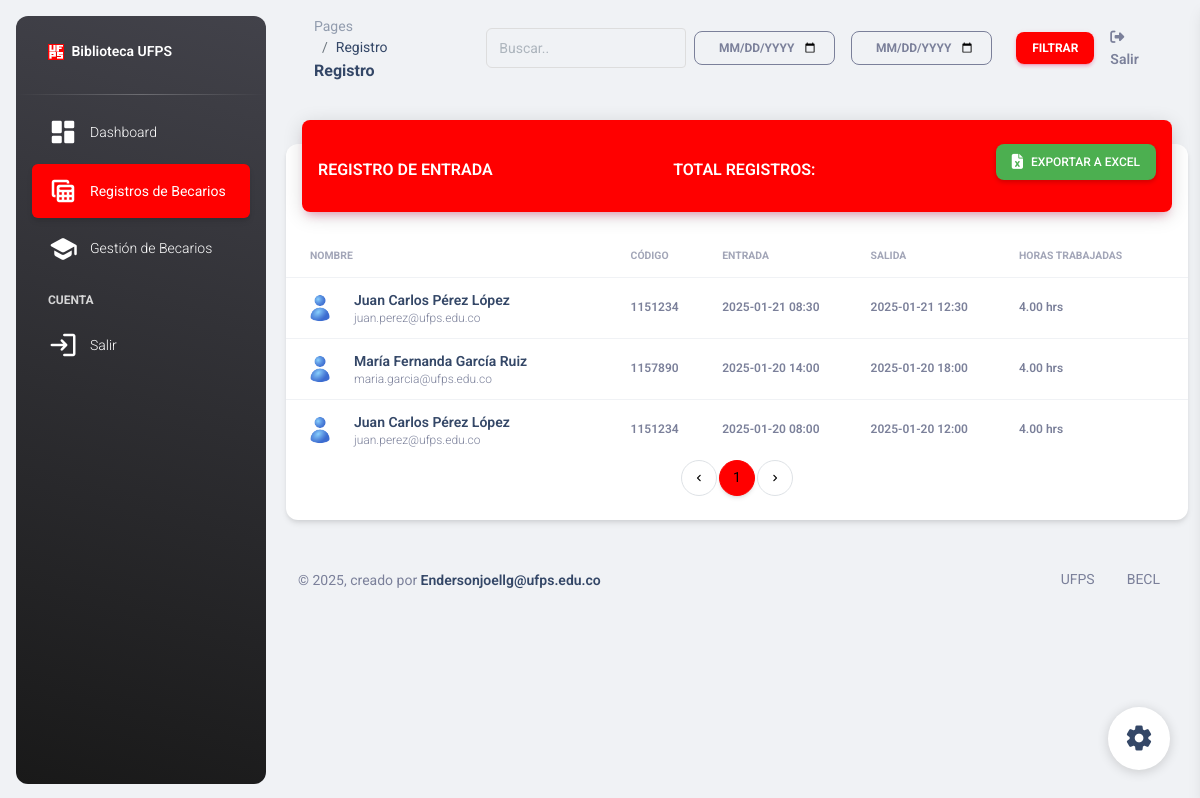
/admin/pages/registros.php (signed in), run on the app's committed database.
### tables this page shows
CREATE TABLE becarios_registro (
  id int(11) NOT NULL AUTO_INCREMENT,
  nombre varchar(100) NOT NULL,
  correo varchar(100) NOT NULL,
  codigo varchar(20) NOT NULL,
  entrada datetime NOT NULL,
  salida datetime DEFAULT NULL,
  horas_trabajadas decimal(4,2) DEFAULT NULL,
  observaciones text DEFAULT NULL,
  PRIMARY KEY (id),
  KEY idx_codigo (codigo),
  KEY idx_fecha (entrada)
);

### admin/controladores/filtro_paginacion.php (called while the page is built, shortened)
<?php
include "../controladores/seguridad.php";
$baseQuery = "FROM becarios_registro br LEFT JOIN becarios_info bi ON br.codigo = bi.codigo WHERE 1=1";
$params = array();
$registrosPorPagina = 10;
$stmt = $conexion->prepare("SELECT COUNT(*) AS total $baseQuery");
$stmt->execute();
$totalRegistrosQuery = $stmt->get_result();
$totalRegistros = mysqli_fetch_assoc($totalRegistrosQuery)['total'];
$totalPaginas = ceil($totalRegistros / $registrosPorPagina);
$paginaActual = isset($_GET['pagina']) ? (int)$_GET['pagina'] : 1;
$paginaActual = max(1, min($paginaActual, $totalPaginas));
$inicio = ($paginaActual - 1) * $registrosPorPagina;
$stmt = $conexion->prepare("SELECT br.*, bi.foto $baseQuery ORDER BY br.id DESC LIMIT ?, ?");
if (!empty($params)) {
    $types = str_repeat('s', count($params)) . 'ii';
    $stmt->bind_param($types, ...[...$params, $inicio, $registrosPorPagina]);
} else {
    $stmt->bind_param('ii', $inicio, $registrosPorPagina);
}
$stmt->execute();
$resultado = $stmt->get_result();
?>

### admin/pages/registros.php (the view, shortened to what this page needs)
<?php
include "../controladores/excel.php";
include "../controladores/filtro_paginacion.php";
?>
<!DOCTYPE html>
<html lang="en">
<head>
  <link href="../assets/css/nucleo-icons.css" rel="stylesheet" />
  <link href="../assets/css/nucleo-svg.css" rel="stylesheet" />
  <link id="pagestyle" href="../assets/css/material-dashboard.css?v=3.1.0" rel="stylesheet" />
</head>
<body class="g-sidenav-show  bg-gray-200">
  <aside class="sidenav navbar navbar-vertical navbar-expand-xs border-0 border-radius-xl my-3 fixed-start ms-3   bg-gradient-dark" id="sidenav-main">
      <div class="sidenav-header">
        <a class="navbar-brand m-0" href="http://biblioteca.ufps.edu.co/" target="_blank">
          <img src="../../favicon.ico" class="navbar-brand-img h-200" alt="main_logo">
          <span class="ms-1 font-weight-bold text-white">Biblioteca UFPS</span>
        </a>
      </div>
      <hr class="horizontal light mt-0 mb-2">
      <div class="collapse navbar-collapse  w-auto " id="sidenav-collapse-main">
        <ul class="navbar-nav">
          <li class="nav-item">
            <a class="nav-link text-white" href="../pages/dashboard.php">
              <div class="text-white text-center me-2 d-flex align-items-center justify-content-center">
                <i class="material-icons opacity-10">dashboard</i>
              </div>
              <span class="nav-link-text ms-1">Dashboard</span>
            </a>
          </li>
          <li class="nav-item">
            <a class="nav-link text-white active bg-gradient-primary" href="../pages/registros.php">
              <div class="text-white text-center me-2 d-flex align-items-center justify-content-center">
                <i class="material-icons opacity-10">table_view</i>
              </div>
              <span class="nav-link-text ms-1">Registros de Becarios</span>
            </a>
          </li>
          <li class="nav-item">
            <a class="nav-link text-white" href="../pages/funcionarios.php">
              <div class="text-white text-center me-2 d-flex align-items-center justify-content-center">
                <i class="material-icons opacity-10">school</i>
              </div>
              <span class="nav-link-text ms-1">Gestión de Becarios</span>
            </a>
          </li>
          <li class="nav-item mt-3">
            <h6 class="ps-4 ms-2 text-uppercase text-xs text-white font-weight-bolder opacity-8">Cuenta</h6>
          </li>
          <li class="nav-item">
            <a class="nav-link text-white " href="../../controladores/cerrar_sesion.php">
              <div class="text-white text-center me-2 d-flex align-items-center justify-content-center">
                <i class="material-icons opacity-10">login</i>
              </div>
              <span class="nav-link-text ms-1">Salir</span>
            </a>
          </li>
        </ul>
      </div>
  </aside>
  <main class="main-content position-relative max-height-vh-100 h-100 border-radius-lg ">
    <nav class="navbar navbar-main navbar-expand-lg px-0 mx-4 shadow-none border-radius-xl" id="navbarBlur" data-scroll="true">
      <div class="container-fluid py-1 px-3">
        <nav aria-label="breadcrumb">
          <ol class="breadcrumb bg-transparent mb-0 pb-0 pt-1 px-0 me-sm-6 me-5">
            <li class="breadcrumb-item text-sm"><a class="opacity-5 text-dark">Pages</a></li>
            <li class="breadcrumb-item text-sm text-dark active" aria-current="page">Registro</li>
          </ol>
          <h6 class="font-weight-bolder mb-0">Registro</h6>
        </nav>
        <div class="collapse navbar-collapse mt-sm-0 mt-2 me-md-0 me-sm-4" id="navbar">
          <div class="ms-md-auto pe-md-3 d-flex align-items-center justify-content-end w-100">
            <form action="" method="GET" class="d-flex align-items-center">
              <div class="input-group input-group-outline me-2" style="width: 200px;">
                <input type="text" id="searchInput" name="busqueda" class="form-control" placeholder="Buscar.." value="<?php echo isset($_GET['busqueda']) ? htmlspecialchars($_GET['busqueda']) : ''; ?>">
              </div>
              <div class="d-flex align-items-center me-2">
                <input type="date" name="from_date" class="btn btn-outline-secondary btn-sm mb-0 me-3" value="<?php echo isset($_GET['from_date']) ? $_GET['from_date'] : ''; ?>" placeholder="Fecha de Inicio">
                <input type="date" name="to_date" class="btn btn-outline-secondary btn-sm mb-0 me-3" value="<?php echo isset($_GET['to_date']) ? $_GET['to_date'] : ''; ?>" placeholder="Fecha Final">
              </div>
              <button type="submit" class="btn btn-sm bg-gradient-primary btn-sm mb-0 me-3">Filtrar</button>
            </form>
            <ul class="navbar-nav  justify-content-end">
              <li class="nav-item d-flex align-items-center">
                <a href="../../controladores/cerrar_sesion.php" class="nav-link text-body font-weight-bold px-0">
                  <i class="fa fa-sign-out me-sm-1"></i>
                  <span class="d-sm-inline d-none">Salir</span>
                </a>
              </li>
            </ul>
          </div>
        </div>
      </div>
    </nav>
    <div class="container-fluid py-4">
      <div class="row">
        <div class="col-12">
          <div class="card my-4">
            <div class="card-header p-0 position-relative mt-n4 mx-3 z-index-2">
              <div class="bg-gradient-primary shadow-primary border-radius-lg pt-4 pb-3">
                <div class="d-flex justify-content-between align-items-center px-3">
                  <h6 class="text-white text-capitalize mb-0">REGISTRO DE ENTRADA</h6><h6 class="text-white text-capitalize mb-0">TOTAL REGISTROS: <span id="totalRegistros" class="text-white"></span></h6>
                  <button id="btnExportar" class="btn btn-success" onclick="descargarExcel()">
                    <span class="d-none d-md-inline">Exportar a Excel</span>
                  </button>
                </div>
              </div>
            </div>
            <div class="card-body px-0 pb-2">
              <div class="table-responsive p-0">
                <table id="tabla" class="table align-items-center mb-0">
                  <thead>
                    <tr>
                      <th class="text-uppercase text-secondary text-xxs font-weight-bolder opacity-7">Nombre</th>
                      <th class="text-uppercase text-secondary text-xxs font-weight-bolder opacity-7 ps-2">Código</th>
                      <th class="text-uppercase text-secondary text-xxs font-weight-bolder opacity-7 ps-2">Entrada</th>
                      <th class="text-uppercase text-secondary text-xxs font-weight-bolder opacity-7 ps-2">Salida</th>
                      <th class="text-uppercase text-secondary text-xxs font-weight-bolder opacity-7 ps-2">Horas Trabajadas</th>
                    </tr>
                  </thead>
                  <tbody>
                  <?php
                    while($f = mysqli_fetch_array($resultado)){
                  ?>
                    <tr>
                      <td>
                        <div class="d-flex px-2 py-1">
                          <div>
                            <?php
                            if (!empty($f['foto']) && file_exists('../assets/fotos_becarios/' . $f['foto'])) {
                                $fotoUrl = '../assets/fotos_becarios/' . $f['foto'];
                            } else {
                                $fotoUrl = '../assets/img/user.jpg';
                            }
                            ?>
                            <img src="<?php echo $fotoUrl; ?>" class="avatar avatar-sm me-3 border-radius-lg" alt="user1">
                          </div>
                          <div class="d-flex flex-column justify-content-center">
                            <h6 class="mb-0 text-sm"><?php echo $f['nombre']; ?></h6>
                            <p class="text-xs text-secondary mb-0"><?php echo $f['correo']; ?></p>
                          </div>
                        </div>
                      </td>
                      <td>
                        <p class="text-xs font-weight-bold mb-0"><?php echo $f['codigo']; ?></p>
                      </td>
                      <td>
                        <p class="text-xs font-weight-bold mb-0"><?php echo date('Y-m-d H:i', strtotime($f['entrada'])); ?></p>
                      </td>
                      <td>
                        <p class="text-xs font-weight-bold mb-0"><?php echo $f['salida'] ? date('Y-m-d H:i', strtotime($f['salida'])) : 'En curso'; ?></p>
                      </td>
                      <td>
                        <p class="text-xs font-weight-bold mb-0"><?php echo $f['horas_trabajadas'] ? number_format($f['horas_trabajadas'], 2) . ' hrs' : '-'; ?></p>
                      </td>
                    </tr>
                    <?php
                    }
                    ?>
                  </tbody>
                </table>
              </div>
              <div class="row">
                <div class="col-12">
                  <nav aria-label="Page navigation example">
                    <ul class="pagination justify-content-center">
                      <li class="page-item <?php if ($paginaActual <= 1) echo 'disabled'; ?>">
                        <a class="page-link" href="?pagina=<?php echo max(1, $paginaActual - 1); ?>" tabindex="-1">
                          <span class="material-icons">keyboard_arrow_left</span>
                        </a>
                      </li>
                      <?php
                      $rango = 2;
                      $paginaInicio = max(1, $paginaActual - $rango);
                      $paginaFin = min($totalPaginas, $paginaActual + $rango);
                      for ($i = $paginaInicio; $i <= $paginaFin; $i++) {
                        echo '<li class="page-item ' . ($i == $paginaActual ? 'active' : '') . '"><a class="page-link" href="?pagina=' . $i . '">' . $i . '</a></li>';
                      }
                      ?>
                      <li class="page-item <?php if ($paginaActual >= $totalPaginas) echo 'disabled'; ?>">
                        <a class="page-link" href="?pagina=<?php echo min($totalPaginas, $paginaActual + 1); ?>">
                          <span class="material-icons">keyboard_arrow_right</span>
                        </a>
                      </li>
                    </ul>
                  </nav>
                </div>
              </div>
            </div>
          </div>
        </div>
      </div>
      <?php include 'layouts/footer.php'; ?>
    </div>
  </main>
  <?php include 'layouts/configuradorInterfaz.php'; ?>
</body>
</html>

### admin/pages/layouts/footer.php (shortened to what this page needs)
<footer class="footer py-4  ">
  <div class="container-fluid">
    <div class="row align-items-center justify-content-lg-between">
      <div class="col-lg-6 mb-lg-0 mb-4">
        <div class="copyright text-center text-sm text-muted text-lg-start">
          © ,
          creado por
          <a href="#" class="font-weight-bold" target="_blank">Endersonjoellg@ufps.edu.co</a>
        </div>
      </div>
      <div class="col-lg-6">
        <ul class="nav nav-footer justify-content-center justify-content-lg-end">
          <li class="nav-item">
            <a href="https://ww2.ufps.edu.co/" class="nav-link text-muted" target="_blank">UFPS</a>
          </li>
          <li class="nav-item">
            <a href="http://biblioteca.ufps.edu.co/" class="nav-link text-muted" target="_blank">BECL</a>
          </li>
        </ul>
      </div>
    </div>
  </div>
</footer>

### admin/pages/layouts/configuradorInterfaz.php (shortened to what this page needs)
<div class="fixed-plugin">
    <a class="fixed-plugin-button text-dark position-fixed px-3 py-2">
      <i class="material-icons py-2">settings</i>
    </a>
  </div>

### data on the page
becarios_registro: nombre "Juan Carlos Pérez López", correo "juan.perez@ufps.edu.co", codigo "1151234", entrada "2025-01-21 08:30", salida "2025-01-21 12:30", horas_trabajadas "4.00"
becarios_registro: nombre "María Fernanda García Ruiz", correo "maria.garcia@ufps.edu.co", codigo "1157890", entrada "2025-01-20 14:00", salida "2025-01-20 18:00", horas_trabajadas "4.00"
becarios_registro: nombre "Juan Carlos Pérez López", correo "juan.perez@ufps.edu.co", codigo "1151234", entrada "2025-01-20 08:00", salida "2025-01-20 12:00", horas_trabajadas "4.00"
